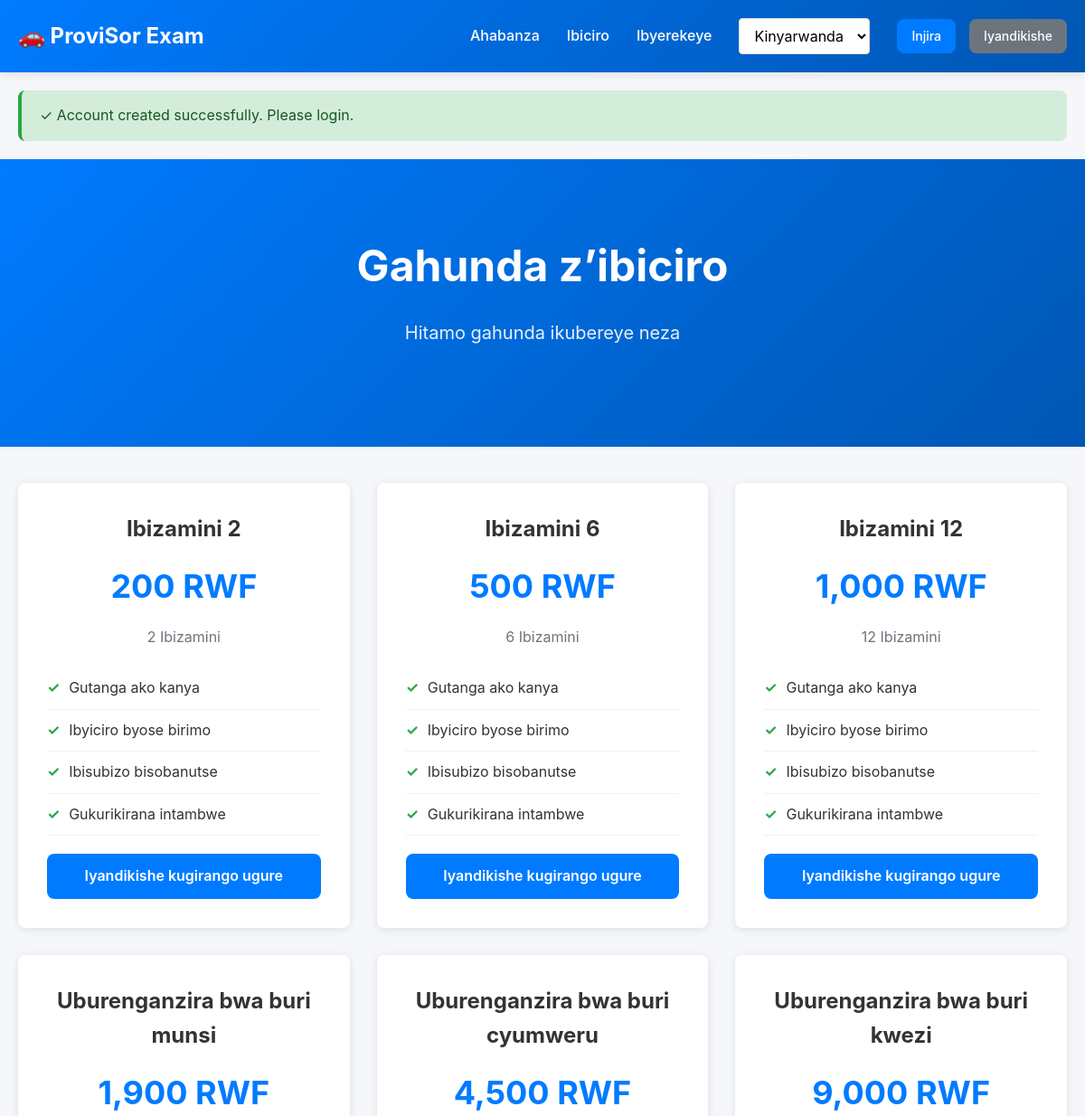
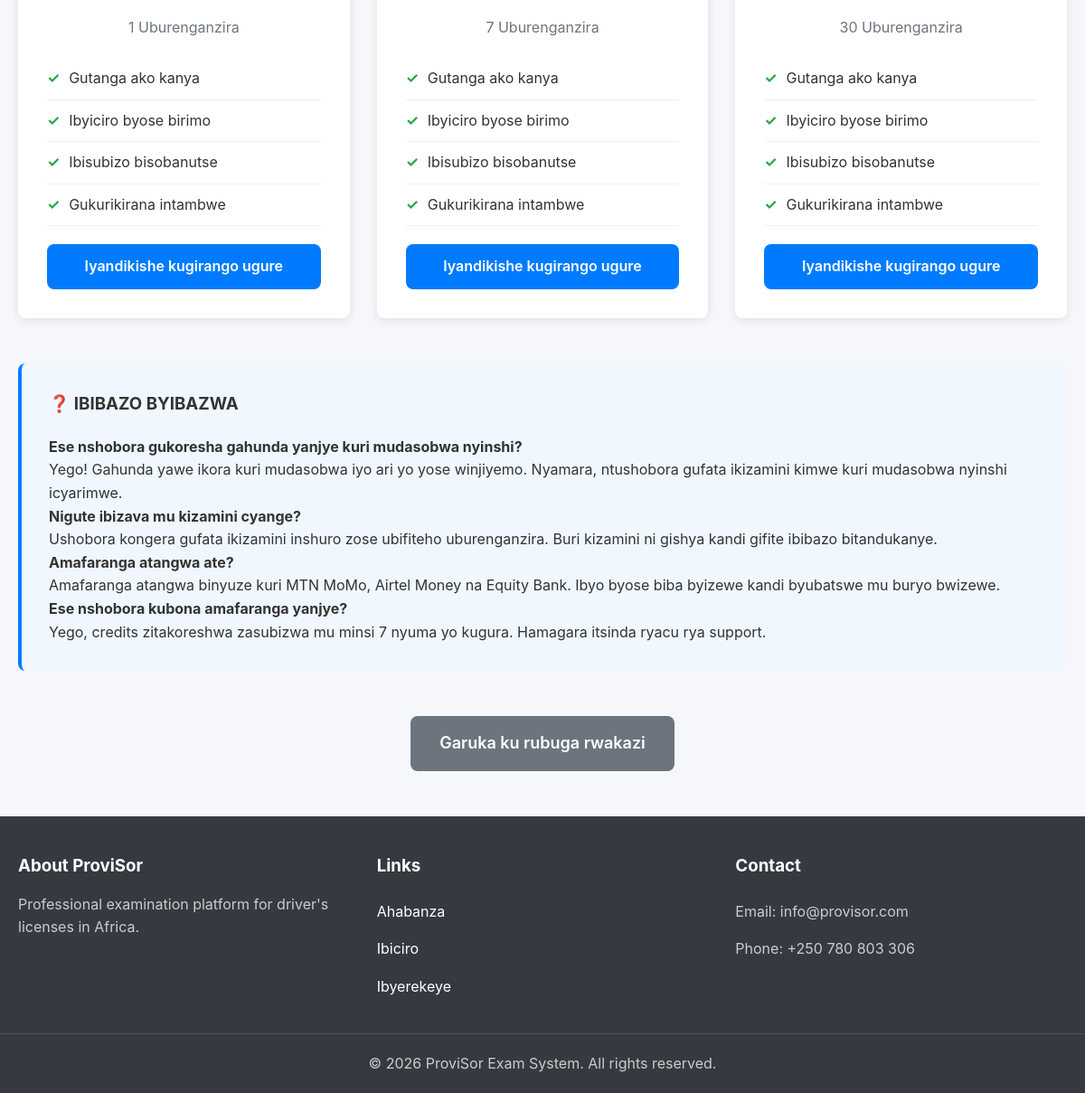
The page /pricing (signed in) on the database its author committed (2 pictures, top to bottom).
### tables this page shows
CREATE TABLE IF NOT EXISTS payment_plans (
    id INT AUTO_INCREMENT PRIMARY KEY,
    name VARCHAR(50) NOT NULL,
    price INT NOT NULL,
    test_count INT,
    duration_days INT,
    is_active BOOLEAN DEFAULT TRUE,
    created_at TIMESTAMP DEFAULT CURRENT_TIMESTAMP
);

### core/Controller.php (called while the page is built, shortened)
<?php
require_once '../core/Database.php';
class Controller {
    public function __construct() {
        $this->db = (new Database())->connect();
    }
    public function view($view, $data = []) {
        $current_lang = $_SESSION['lang'] ?? 'en';
        $data['current_lang'] = $current_lang;
        extract($data);
        require_once '../app/views/' . $view . '.php';
    }
}

### app/controllers/HomeController.php (called while the page is built, shortened)
<?php
require_once '../core/Controller.php';
class HomeController extends Controller {
    public function pricing() {
        $plans = $this->db->query("SELECT * FROM payment_plans WHERE is_active = TRUE")->fetchAll();
        $this->view('pricing', ['plans' => $plans]);
    }
}

### public/index.php (called while the page is built, shortened)
<?php
$url = $_GET['url'] ?? 'home';
$router = new Router();
$router->route($url);

### core/Translate.php (called while the page is built, shortened)
<?php
class Translate {
    private static $language = 'en';
    public static function setLanguage($language) {
        if (in_array($language, ['en', 'fr', 'rw'])) {
            self::$language = $language;
        }
    }
    public static function t($key) {
        $lang = self::$language;
        return $translations[$lang][$key] ?? $translations['en'][$key] ?? $key;
    }
}

### core/Database.php (called while the page is built, shortened)
<?php
class Database {
    private $host = DB_HOST;
    private $db_name = DB_NAME;
    private $user = DB_USER;
    private $password = DB_PASS;
    public function connect() {
        try {
            $dsn = 'mysql:host=' . $this->host . ';dbname=' . $this->db_name . ';charset=utf8mb4';
            $this->pdo = new PDO(
                $dsn,
                $this->user,
                $this->password,
                [
                    PDO::ATTR_ERRMODE => PDO::ERRMODE_EXCEPTION,
                    PDO::ATTR_DEFAULT_FETCH_MODE => PDO::FETCH_ASSOC,
                    PDO::ATTR_EMULATE_PREPARES => false
                ]
            );
            return $this->pdo;
        } catch (PDOException $e) {
            die('Database Connection Error: ' . $e->getMessage());
        }
    }
}

### app/views/pricing.php (the view, shortened to what this page needs)
<section class="hero">
    <div class="container">
        <h1><?= Translate::t('pricing_title') ?></h1>
        <p><?= Translate::t('pricing_subtitle') ?></p>
    </div>
</section>
<div class="container">
    <div class="pricing-grid">
        <?php foreach ($plans as $plan): ?>
            <div class="price-card">
                <?php if (!empty($plan['test_count'])): ?>
                    <h3><?= Translate::t('home_price_tests') ?> <?= htmlspecialchars($plan['test_count']) ?></h3>
                <?php elseif (!empty($plan['duration_days'])): ?>
                    <?php if ($plan['duration_days'] == 1): ?>
                        <h3><?= Translate::t('home_plan_daily') ?></h3>
                    <?php elseif ($plan['duration_days'] == 7): ?>
                        <h3><?= Translate::t('home_plan_weekly') ?></h3>
                    <?php elseif ($plan['duration_days'] == 30): ?>
                        <h3><?= Translate::t('home_plan_monthly') ?></h3>
                    <?php else: ?>
                        <h3><?= htmlspecialchars($plan['name']) ?></h3>
                    <?php endif; ?>
                <?php else: ?>
                    <h3><?= htmlspecialchars($plan['name']) ?></h3>
                <?php endif; ?>
                <div class="price"><?= number_format($plan['price']) ?> RWF</div>
                <?php if (!empty($plan['test_count'])): ?>
                    <div class="price-desc"><?= $plan['test_count'] ?> <?= Translate::t('home_price_tests') ?></div>
                <?php else: ?>
                    <div class="price-desc"><?= $plan['duration_days'] ?> <?= Translate::t('home_price_access') ?></div>
                <?php endif; ?>
                <ul class="price-features">
                    <li><?= Translate::t('home_plan_instant') ?></li>
                    <li><?= Translate::t('home_plan_categories') ?></li>
                    <li><?= Translate::t('home_plan_results') ?></li>
                    <li><?= Translate::t('home_plan_progress') ?></li>
                </ul>
                <?php if (isset($_SESSION['user_id'])): ?>
                    <a href="<?= SITE_URL ?>/payment/checkout/<?= $plan['id'] ?>" class="btn btn-primary btn-block"><?= Translate::t('pricing_choose_plan_button') ?></a>
                <?php else: ?>
                    <a href="<?= SITE_URL ?>/auth/register" class="btn btn-primary btn-block"><?= Translate::t('pricing_register_to_buy') ?></a>
                <?php endif; ?>
            </div>
        <?php endforeach; ?>
    </div>
    <div style="background: #f0f7ff; border-left: 4px solid #007bff; padding: 30px; border-radius: 8px; margin-top: 50px;">
        <h3>❓ <?= Translate::t('pricing_faq') ?></h3>
        <div style="margin-top: 20px;">
            <h4><?= Translate::t('pricing_faq_q1') ?></h4>
            <p><?= Translate::t('pricing_faq_a1') ?></p>
            <h4><?= Translate::t('pricing_faq_q2') ?></h4>
            <p><?= Translate::t('pricing_faq_a2') ?></p>
            <h4><?= Translate::t('pricing_faq_q3') ?></h4>
            <p><?= Translate::t('pricing_faq_a3') ?></p>
            <h4><?= Translate::t('pricing_faq_q4') ?></h4>
            <p><?= Translate::t('pricing_faq_a4') ?></p>
        </div>
    </div>
    <div style="text-align: center; margin-top: 50px;">
        <a href="<?= SITE_URL ?>/" class="btn btn-lg btn-secondary"><?= Translate::t('pricing_back_dashboard') ?></a>
    </div>
</div>
<?php
include 'layout.php';
?>

### public/assets/css/style.css (style rules this page uses)
:root { --primary: #007bff; --success: #28a745; --danger: #dc3545; --warning: #ffc107; --info: #17a2b8; --light: #f8f9fa; --dark: #343a40; --gray: #6c757d; --border-radius: 8px; --box-shadow: 0 2px 10px rgba(0,0,0,0.1); --transition: all 0.3s ease; }
* { margin: 0; padding: 0; box-sizing: border-box; }
body { font-family: -apple-system, BlinkMacSystemFont, 'Segoe UI', Roboto, 'Helvetica Neue', Arial, sans-serif; font-size: 16px; line-height: 1.6; color: #333; background-color: #f5f7fa; }
a { color: var(--primary); text-decoration: none; transition: var(--transition); }
button, .btn { padding: 12px 24px; border: none; border-radius: var(--border-radius); font-size: 16px; font-weight: 600; cursor: pointer; transition: var(--transition); display: inline-block; text-align: center; }
.btn-primary { background-color: var(--primary); color: white; }
.btn-secondary { background-color: var(--gray); color: white; }
.btn-lg { padding: 16px 32px; font-size: 18px; }
.btn-block { width: 100%; }
.container { max-width: 1200px; margin: 0 auto; padding: 0 20px; }
.hero { background: linear-gradient(135deg, var(--primary) 0%, #0056b3 100%); color: white; padding: 80px 0; text-align: center; margin-bottom: 40px; }
.hero h1 { font-size: 48px; margin-bottom: 20px; font-weight: 700; }
.hero p { font-size: 20px; margin-bottom: 30px; opacity: 0.9; }
.pricing-grid { display: grid; grid-template-columns: repeat(auto-fit, minmax(280px, 1fr)); gap: 30px; margin-bottom: 50px; }
.price-card { background: white; border-radius: var(--border-radius); padding: 30px; text-align: center; box-shadow: var(--box-shadow); border: 2px solid transparent; transition: var(--transition); }
.price-card h3 { font-size: 24px; margin-bottom: 10px; }
.price { font-size: 36px; font-weight: 700; color: var(--primary); margin: 15px 0; }
.price-desc { color: var(--gray); margin-bottom: 20px; }
.price-features { text-align: left; margin: 20px 0; }
.price-features li { padding: 10px 0; border-bottom: 1px solid #f0f0f0; display: flex; align-items: center; }
.price-features li:before { content: "✓"; color: var(--success); font-weight: 700; margin-right: 10px; }

### rows shown on the page
payment_plans: test_count "2", price "200"
payment_plans: test_count "6", price "500"
payment_plans: test_count "12", price "1,000"
payment_plans: price "1,900", duration_days "1"
payment_plans: price "4,500", duration_days "7"
payment_plans: price "9,000", duration_days "30"

### other values the page prints
Translate::t('home') "Ahabanza"
Translate::t('pricing') "Ibiciro"
Translate::t('about') "Ibyerekeye"
Translate::t('login') "Injira"
Translate::t('register') "Iyandikishe"
$_SESSION['success'] "Account created successfully. Please login."
Translate::t('pricing_title') "Gahunda z’ibiciro"
Translate::t('pricing_subtitle') "Hitamo gahunda ikubereye neza"
Translate::t('pricing_faq') "IBIBAZO BYIBAZWA"
Translate::t('pricing_faq_q1') "Ese nshobora gukoresha gahunda yanjye kuri mudasobwa nyinshi?"
Translate::t('pricing_faq_a1') "Yego! Gahunda yawe ikora kuri mudasobwa iyo ari yo yose winjiyemo. Nyamara, ntushobora gufata ikizamini kimwe kuri mudasobwa nyinshi icyarimwe."
Translate::t('pricing_faq_q2') "Nigute ibizava mu kizamini cyange?"
Translate::t('pricing_faq_a2') "Ushobora kongera gufata ikizamini inshuro zose ubifiteho uburenganzira. Buri kizamini ni gishya kandi gifite ibibazo bitandukanye."
Translate::t('pricing_faq_q3') "Amafaranga atangwa ate?"
Translate::t('pricing_faq_a3') "Amafaranga atangwa binyuze kuri MTN MoMo, Airtel Money na Equity Bank. Ibyo byose biba byizewe kandi byubatswe mu buryo bwizewe."
